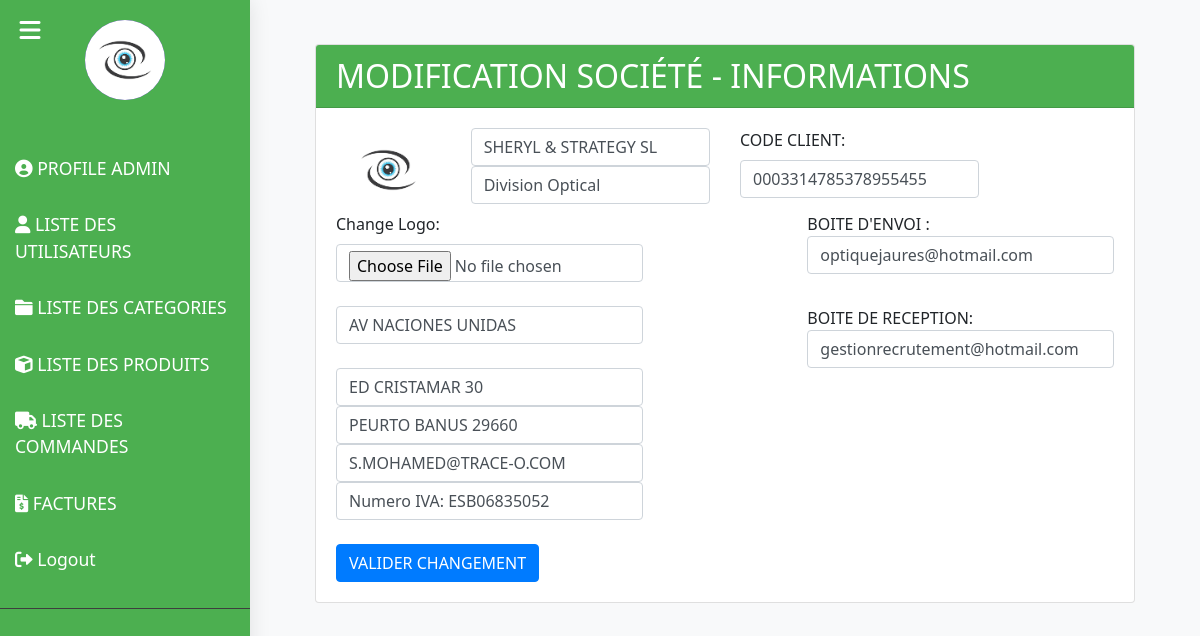
The app's page /company/ (signed in), older data.
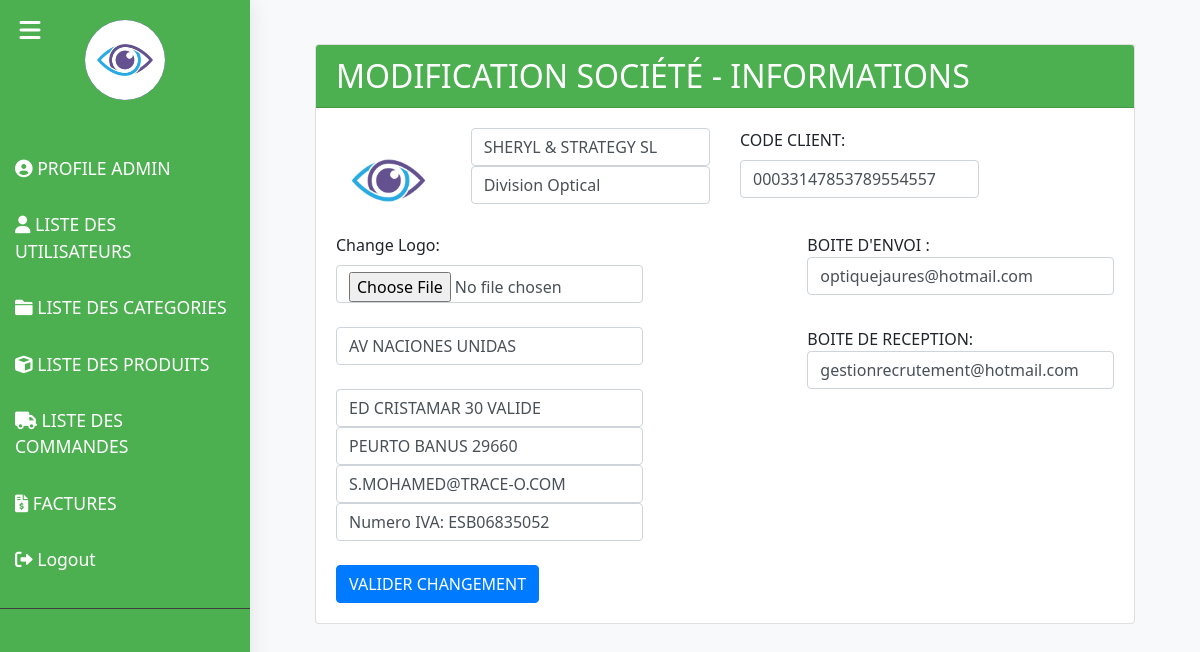
The same page, newer data.
### sherly_app/models.py (models this page shows, shortened)
class Societe(models.Model):
    nom1 = models.CharField(max_length=255, blank=True, null=True,default='SHERLY & STRATEGY SL')
    nom2 = models.CharField(max_length=255, blank=True, null=True,default='Division Optical')
    ligne1 = models.CharField(max_length=255, blank=True, null=True,default='AV Naciones Unidas')
    ligne2 = models.CharField(max_length=255, blank=True, null=True,default='Ed Cristamar 30,')
    ligne3 = models.CharField(max_length=255, blank=True, null=True,default='Peurto Banus 29660,')
    ligne4 = models.CharField(max_length=255, blank=True, null=True,default='Mail: admin@gmail.com')
    ligne5 = models.CharField(max_length=255, blank=True, null=True,default='Numero IVA: ESB06835052')
    logo = models.ImageField(upload_to='images/', null=True, blank=True)
    code_client = models.CharField(max_length=255,default='00033147853314')
    livre1=models.CharField(max_length=50,default='SCROTIS  OPTIC 2000')
    livre2=models.CharField(max_length=50,default='38 rue Saint Denis')
    livre3=models.CharField(max_length=50,default='92700 COLOMBES')
    livre4=models.CharField(max_length=50,default='FRANCE')
    achteur1=models.CharField(max_length=50,default='SCROTIS  OPTIC 2000 ')
    achteur2=models.CharField(max_length=50,default='38 rue Saint Denis')
    achteur3=models.CharField(max_length=50,default='92700 COLOMBES')
    achteur4=models.CharField(max_length=50,default='FRANCE')
    achteur5=models.CharField(max_length=50,default='Numero TVA Intraceo')
    achteur6=models.CharField(max_length=50,default='FR7547911891')
    nif=models.CharField(max_length=100,blank=True,null=True)
    phrase=models.CharField(max_length=100,default="L'expédition s'effectue conformément a nos conditions générales de vente")
    boite_envoi = models.CharField(max_length=100,default="gestionrecrutement@hotmail.com", error_messages={'invalid': "L'adresse email de boite d'envoi est invalide."})
    boite_reception = models.CharField(max_length=100,default="optiquejaures@hotmail.com", error_messages={'invalid': "L'adresse email de boite de réception est invalide."})

### sherly_app/views.py (the view)
# urls.py: path('company/', login_required(company, login_url='bl_login'), name='company'),
def company(request):
        societe = Societe.objects.first()
        if request.method == 'POST':
            form = CompanyForm(request.POST, request.FILES, instance=societe)
            if form.is_valid():
                form.save()
                return redirect('categorie_list')
            else:
                form = CompanyForm(request.POST,request.FILES, instance=societe)
                return render(request, 'company/edit.html', {'form': form})
        else :
            form = CompanyForm(instance=societe)  # Redirect to the category list page
        return render(request, 'company/edit.html', {'form': form})

### sherly_app/forms.py (shortened to what this page needs)
class CompanyForm(forms.ModelForm):
    class Meta:
        model = Societe
        fields = ['nom1', 'nom2','ligne1','ligne2','ligne3','ligne4','ligne5','logo','code_client','boite_envoi','boite_reception']

### sherly_app/context_processors.py (called while the page is built)
def societer_info(request):
    societe = Societe.objects.first()  # Retrieve societer information (adjust as necessary)
    return {'societe': societe}

### sherly_app/templates/company/edit.html (shortened to what the changed rows need)
{% extends 'base.html' %}
{% block content %}
<div class="container mt-4">
    <div class="container">
        <div class="card">
            <div class="card-header" style="background-color: #4CAF50; color: white;">
                <h2 class="mb-0">MODIFICATION SOCIÉTÉ - INFORMATIONS</h2>
            </div>
            <div class="card-body">
                <form method="post" enctype="multipart/form-data" id="companyForm">
                    <div class="row">
                        <div class="col-md-2">
                            <img id="logoPreview" src="{{ form.instance.logo.url }}" alt="Logo" class="img-fluid">
                        </div>
                        <div class="col-md-4">
                            <div class="row">
                                <div class="col-md-12">
                                    <input type="text" class="form-control" id="{{ form.nom1.id_for_label }}" name="{{ form.nom1.name }}" value="{{ form.nom1.value }}" required oninput="this.value = this.value.toUpperCase()">
                                </div>
                            </div>
                            <div class="row">
                                <div class="col-md-12">
                                    <input type="text" class="form-control" id="{{ form.nom2.id_for_label }}" name="{{ form.nom2.name }}" value="{{ form.nom2.value }}" required oninput="this.value = this.value.toUpperCase()">
                                </div>
                            </div>
                        </div>
                        <div class="col-md-4">
                            <label for="{{ form.designation.id_for_label }}" class="form-label"> CODE CLIENT:</label>
                            <input type="number" class="form-control" id="{{ form.code_client.id_for_label }}" name="{{ form.code_client.name }}" value={{form.code_client.value}} required oninput="this.value = this.value.toUpperCase()">
                        </div>
                    </div>
                    <div class="row">
                        <div class="col-md-5">
                            BOITE D'ENVOI :  <input type="text" class="form-control" id="{{ form.boite_envoi.id_for_label }}" name="{{ form.boite_envoi.name }}" value="{{ form.boite_envoi.value }}" required >
                        </div>
                    </div><br>
                    <div class="row">
                        <div class="col-md-5">
                            <input type="text" class="form-control" id="{{ form.ligne1.id_for_label }}" name="{{ form.ligne1.name }}" value="{{ form.ligne1.value }}" required oninput="this.value = this.value.toUpperCase()">
                        </div>
                        <div class="col-md-5">
                           BOITE DE RECEPTION:  <input type="text" class="form-control" id="{{ form.boite_reception.id_for_label }}" name="{{ form.boite_reception.name }}" value="{{ form.boite_reception.value }}" required >
                        </div>
                    </div>
                    <div class="row">
                        <div class="col-md-5">
                            <input type="text" class="form-control" id="{{ form.ligne2.id_for_label }}" name="{{ form.ligne2.name }}" value="{{ form.ligne2.value }}" required oninput="this.value = this.value.toUpperCase()">
                        </div>
                    </div>
                    <div class="row">
                        <div class="col-md-5">
                            <input type="text" class="form-control" id="{{ form.ligne3.id_for_label }}" name="{{ form.ligne3.name }}" value="{{ form.ligne3.value }}" required oninput="this.value = this.value.toUpperCase()">
                        </div>
                    </div>
                    <div class="row">
                        <div class="col-md-5">
                            <input type="text" class="form-control" id="{{ form.ligne4.id_for_label }}" name="{{ form.ligne4.name }}" value="{{ form.ligne4.value }}" required oninput="this.value = this.value.toUpperCase()">
                        </div>
                    </div>
                    <div class="row">
                        <div class="col-md-5">
                            <input type="text" class="form-control" id="{{ form.ligne5.id_for_label }}" name="{{ form.ligne5.name }}" value="{{ form.ligne5.value }}" required oninput="this.value = this.value.toUpperCase()">
                        </div>
                    </div><br>
                </form>
            </div>
        </div>
    </div>
</div>
{% endblock %}

### sherly_app/templates/base.html (shortened to what this page needs)
{% load static %}
<!DOCTYPE html>
<html lang="en">
<head>
    <link rel="stylesheet" href="https://stackpath.bootstrapcdn.com/bootstrap/4.5.2/css/bootstrap.min.css">
    <link rel="stylesheet" href="https://cdnjs.cloudflare.com/ajax/libs/font-awesome/6.0.0/css/all.min.css">
    <link href="https://cdn.jsdelivr.net/npm/bootstrap-icons@1.10.0/font/bootstrap-icons.css" rel="stylesheet">
</head>
<body>
    <div class="wrapper">
        <nav id="sidebar">
            <button type="button" id="sidebarCollapse" class="btn">
                <i class="fas fa-bars"></i>
            </button>
            <div class="sidebar-header">
                {% if user.is_superuser %}
                <a href="{% url 'company' %}" class="avatar-link">
                    <img src="{{societe.logo.url}}" alt="Avatar" class="avatar-img">
                </a>
                {% else %}
                <img src="{{societe.logo.url}}" alt="Avatar" class="avatar-img">
                {% endif %}
            </div>
            {% if user.is_superuser %}
            <ul class="list-unstyled components">
                <li>
                    <a href="{% url 'profile' %}" title="USERS">
                        <i class="fas fa-user-circle"></i> PROFILE ADMIN
                    </a>
                </li>
                <li>
                    <a href="{% url 'list_user' %}" title="USERS">
                        <i class="fas fa-user"></i> LISTE DES UTILISATEURS
                    </a>
                </li>
                <li>
                    <a href="{% url 'categorie_list' %}" title="CATEGORIES">
                        <i class="fas fa-folder"></i> LISTE DES CATEGORIES
                    </a>
                </li>
                <li>
                    <a href="{% url 'product_list' %}" title="PRODUITS">
                        <i class="fas fa-cube"></i> LISTE DES PRODUITS
                    </a>
                </li>
                <li>
                    <a href="{% url 'commande_list' %}" title="COMMANDES">
                        <i class="fas fa-truck"></i> LISTE DES COMMANDES
                    </a>
                </li>
                <li>
                    <a href="#" title="FACTURES">
                        <i class="fas fa-file-invoice-dollar"></i> FACTURES
                    </a>
                </li>
                <li>
                    <a href="{% url 'bl_logout' %}" title="Logout">
                        <i class="fas fa-sign-out-alt"></i> Logout
                    </a>
                </li>
            </ul>
            {% endif %}
        </nav>
        <div id="content">
            <div class="container mt-4">
                {% block content %}{% endblock %}
            </div>
        </div>
    </div>
</body>
</html>

Row changes from the older to the newer data that the page shows:
changed Societe "SHERYL & STRATEGY SL": logo: a different picture; instance.logo: a different picture; code_client "0003314785378955455" → "00033147853789554557"; ligne2 "ED CRISTAMAR 30" → "ED CRISTAMAR 30 VALIDE"
